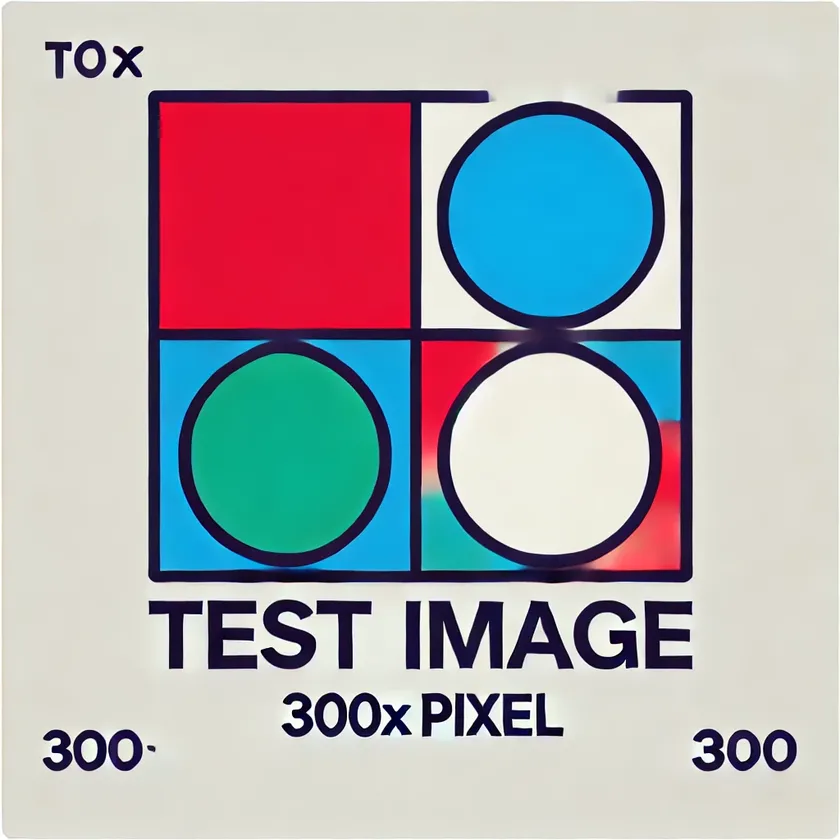
#> input picture pysnippets/Image_Processing/test_image.webp, 840 x 840 px, shrunk from 1024 x 1024 before the run
$ python -i image_enhancement.py   (imports and definitions only)
#> lines starting #> are read from the running program, lines starting #| are printed output that depends on the picture
#> further down, picture is the input picture: shape (840, 840, 3); mean B, G, R 175.5, 171.2, 173.3
import cv2
import numpy as np

def enhance_image(image):
    # Input validation
    if image is None or len(image.shape) != 3:
        raise ValueError("Invalid input image")

    # Convert to YUV color space
    yuv = cv2.cvtColor(image, cv2.COLOR_BGR2YUV)
#> yuv: shape (840, 840, 3); mean of channels 0, 1, 2 172.4, 129.5, 128.7

    # Enhance the luminance channel
    yuv[:,:,0] = cv2.equalizeHist(yuv[:,:,0])
#> yuv: shape (840, 840, 3); mean of channels 0, 1, 2 134.7, 129.5, 128.7

    # Apply Gaussian blur to reduce noise
    yuv[:,:,0] = cv2.GaussianBlur(yuv[:,:,0], (3,3), 0)
#> yuv: shape (840, 840, 3); mean of channels 0, 1, 2 134.7, 129.5, 128.7

    # Enhance contrast
    yuv[:,:,0] = cv2.convertScaleAbs(yuv[:,:,0], alpha=1.2, beta=5)
#> yuv: shape (840, 840, 3); mean of channels 0, 1, 2 162, 129.5, 128.7

    # Convert back to BGR color space
    enhanced_image = cv2.cvtColor(yuv, cv2.COLOR_YUV2BGR)
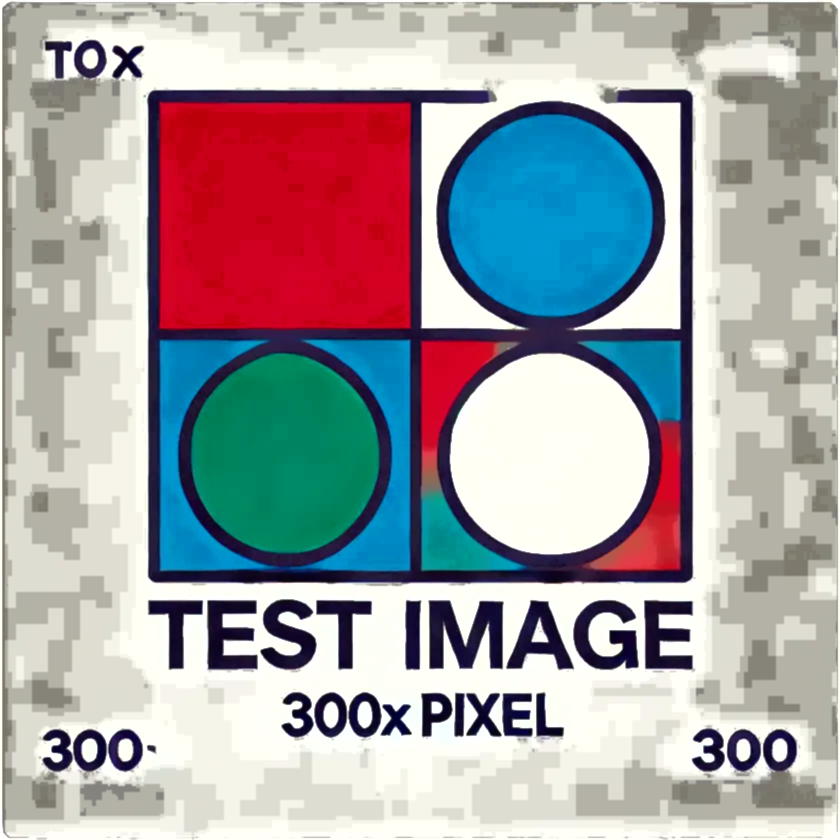
#> enhanced_image: shape (840, 840, 3); mean B, G, R 165.1, 161.4, 164.9

    # Apply sharpening
    kernel = np.array([[-1,-1,-1],
                      [-1, 9,-1],
                      [-1,-1,-1]])
    enhanced_image = cv2.filter2D(enhanced_image, -1, kernel)
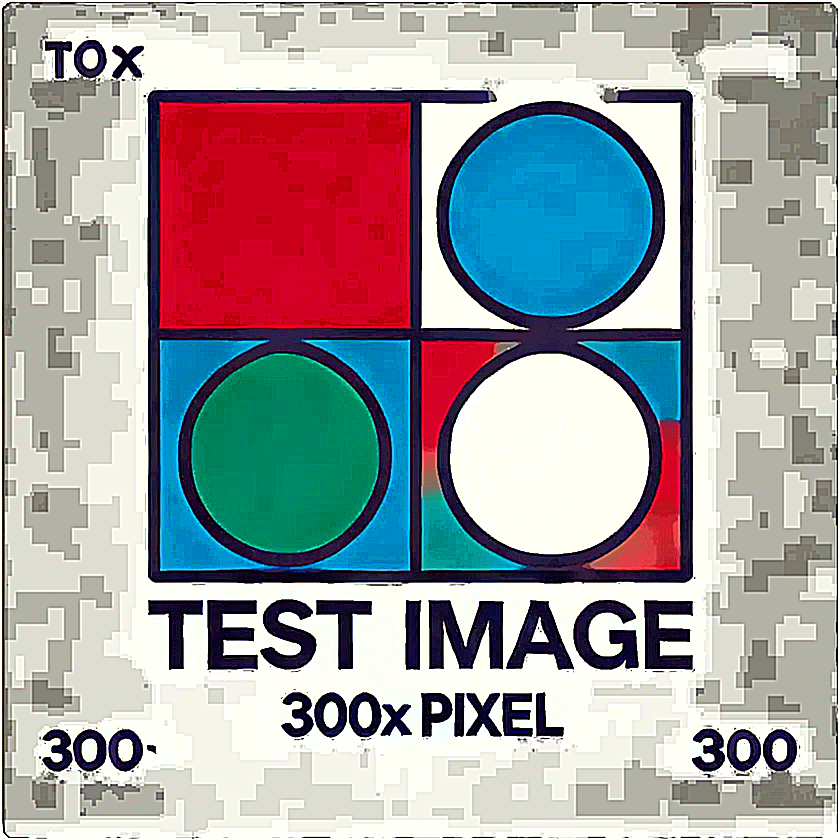
#> enhanced_image: shape (840, 840, 3); mean B, G, R 162.6, 159.6, 162.6

    # Ensure output is in valid range
    enhanced_image = np.clip(enhanced_image, 0, 255)
    enhanced_image = enhanced_image.astype(np.uint8)

    return enhanced_image

>>> import cv2
>>> picture = cv2.imread('../Image_Processing/test_image.webp')
>>> result = enhance_image(picture)
